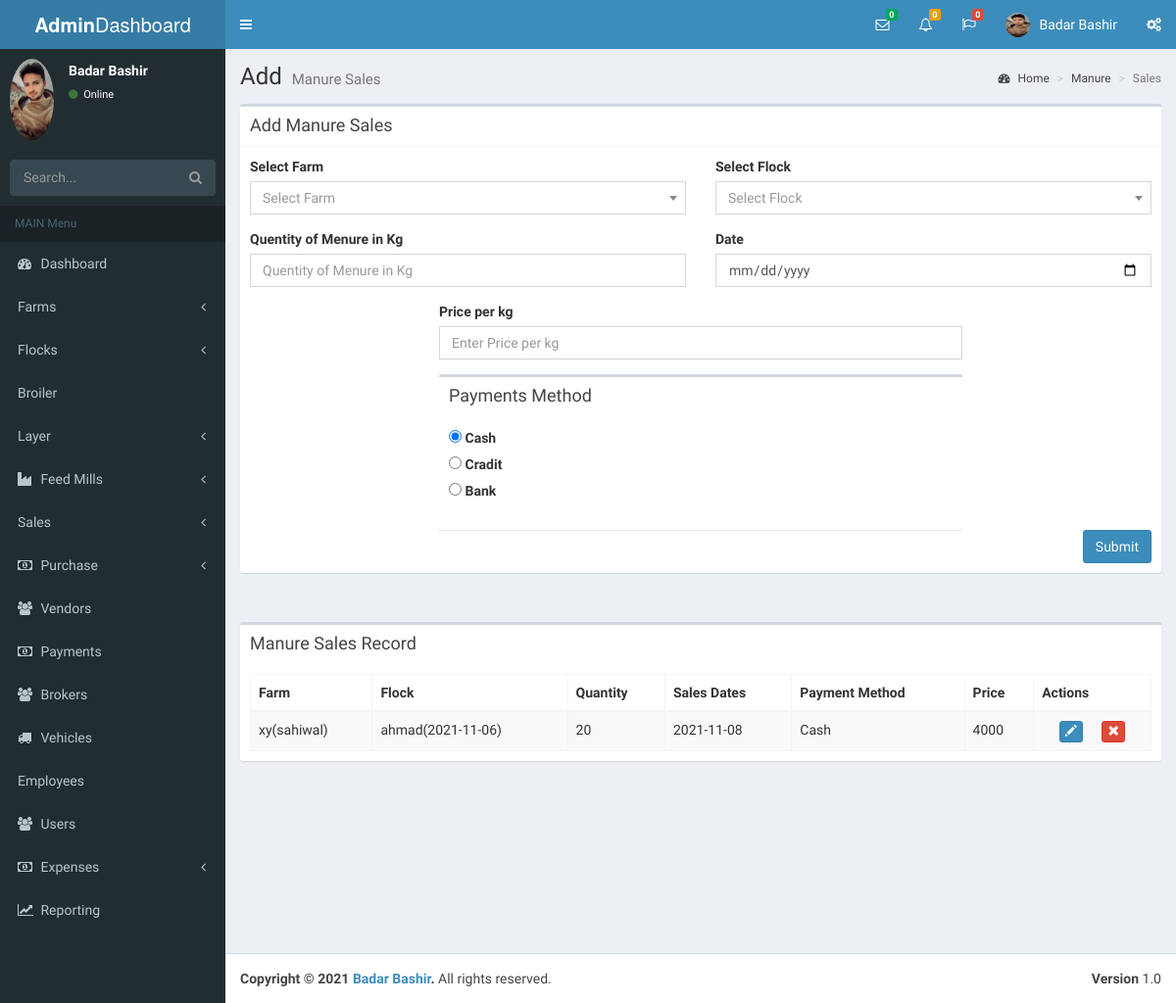
Page /manure.php (signed in) on the committed database.
### tables this page shows
CREATE TABLE `manure_sales` (
  `id` int(11) NOT NULL,
  `Farm_id` varchar(100) NOT NULL,
  `flock_id` varchar(100) NOT NULL,
  `qnty_of_manure` double NOT NULL,
  `price` int(11) NOT NULL,
  `m_date` date NOT NULL,
  `p_method` varchar(50) NOT NULL
);

### manure.php (the view, shortened to what this page needs)
<?php
 include("lib/DBConn.php");
?>
<!DOCTYPE html>
<html>
<head>
  <link rel='stylesheet' href='https://maxcdn.bootstrapcdn.com/bootstrap/3.3.6/css/bootstrap.min.css'>
<link rel='stylesheet' href='https://cdn.datatables.net/1.10.12/css/dataTables.bootstrap.min.css'>
<link rel='stylesheet' href='https://cdn.datatables.net/buttons/1.2.2/css/buttons.bootstrap.min.css'>
<link rel="stylesheet" href="plugins/datatables/style.css">
  <link rel="stylesheet" href="bootstrap/css/bootstrap.min.css">
  <link rel="stylesheet" href="https://cdnjs.cloudflare.com/ajax/libs/font-awesome/4.5.0/css/font-awesome.min.css">
  <link rel="stylesheet" href="https://cdnjs.cloudflare.com/ajax/libs/ionicons/2.0.1/css/ionicons.min.css">
  <link rel="stylesheet" href="plugins/daterangepicker/daterangepicker.css">
  <link rel="stylesheet" href="plugins/datepicker/datepicker3.css">
  <link rel="stylesheet" href="plugins/iCheck/all.css">
  <link rel="stylesheet" href="plugins/colorpicker/bootstrap-colorpicker.min.css">
  <link rel="stylesheet" href="plugins/timepicker/bootstrap-timepicker.min.css">
  <link rel="stylesheet" href="plugins/select2/select2.min.css">
  <link rel="stylesheet" href="dist/css/AdminLTE.min.css">
  <link rel="stylesheet" href="dist/css/skins/_all-skins.min.css">
</head>
<body class="hold-transition skin-blue sidebar-mini">
<div class="wrapper">
 <?php
include("includes/header.php");
 ?>
 <?php
include("includes/sidebar.php");
 ?>
  <div class="content-wrapper">
    <section class="content-header">
      <h1>
        Add
        <small>Manure Sales</small>
      </h1>
      <ol class="breadcrumb">
        <li><a href="#"><i class="fa fa-dashboard"></i> Home</a></li>
        <li><a href="#">Manure</a></li>
        <li class="active">Sales</li>
      </ol>
    </section>
    <section class="content">
      <div class="box box-default">
        <div class="box-header with-border">
          <h3 class="box-title">Add Manure Sales</h3>
        </div>
        <div class="box-body">
            <form action="#" method="post" name="form">
          <div class="row">
            <div class="col-md-6">
              <div class="form-group">
                <label>Select Farm</label>
              </div>
              <div class="form-group">
                <label>Quentity of Menure in Kg</label>
               <input type="text" name="qnty_of_menure" parsley-trigger="change" required
                placeholder="Quentity of Menure in Kg" class="form-control" id="qnty_of_menure">
              </div>
            </div>
             <div class="col-md-6">
              <div class="form-group">
                <label>Select Flock</label>
              </div>
              <div class="form-group">
                <label>Date</label>
                <input type="Date" name="e_Date" parsley-trigger="change" required
                 class="form-control" id="e_Date">
              </div>
            </div>
          </div>
           <div class="col-md-12">
              <div style="margin: auto;width: 60%;" >
          <div class="form-group">
                <label>Price per kg</label>
                <input type="Number" name="price" parsley-trigger="change" required
                placeholder="Enter Price per kg" class="form-control" id="price">
              </div>
            </div>
          </div>
          <div class="col-md-12">
              <div class="box" style="margin: auto;width: 60%;" >
            <div class="box-header">
              <h3 class="box-title">Payments Method</h3>
            </div>
            <div class="box-body">
            <div class="form-group">
               <input type="radio" id="cash" name="Status" value="Cash"checked >
                <label for="cash" >Cash</label><br>
                <input type="radio" id="Cradit" name="Status" value="Cradit"  >
                <label for="Cradit">Cradit</label><br>
                <input type="radio" id="Bank" name="Status" value="Bank"  >
                <label for="Bank">Bank</label><br>
              </div>
            </div>
          </div>
            </div>
           <button type="submit" name="BtnSubmit" class="btn btn-primary pull-right"  onclick="return onRegister();">Submit</button>
           </form>
        </div>
      </div>
    </section>
    <section class="content">
      <div class="row">
        <div class="col-xs-12">
          <div class="box">
            <div class="box-header">
              <h3 class="box-title">Manure Sales Record</h3>
            </div>
            <div class="box-body" style="overflow: scroll;">
              <table id="example"class="table table-striped table-bordered" cellspacing="0" width="100%">
                <thead>
                <tr>
                  <th>Farm</th>
                  <th>Flock</th>
                  <th>Quantity</th>
                  <th>Sales Dates</th>
                  <th>Payment Method</th>
                  <th>Price</th>
                  <th>Actions</th>
                </tr>
                </thead>
                <tbody>
                  <?php
                    $query = "SELECT * FROM manure_sales ";
                    $result = mysqli_query($conn,$query);
                      if ($result->num_rows > 0) {
                        while($row = mysqli_fetch_array($result))
                           {
                            ?>
                <tr>            <?php $p=$row['price']*$row['qnty_of_manure']; ?>
                                  <td><?php echo $row['Farm_id']; ?></td>
                                  <td><?php echo $row['flock_id']; ?></td>
                                  <td><?php echo $row['qnty_of_manure']; ?></td>
                                  <td><?php echo $row['m_date']; ?></td>
                                  <td><?php echo $row['p_method']; ?></td>
                                  <td><?php echo $p; ?></td>
                   <td>
                <button type="button" class="btn btn-primary btn-xs dt-edit" style="margin-right:16px;">
                    <span class="glyphicon glyphicon-pencil" aria-hidden="true"></span>
                </button>
                <button type="button" class="btn btn-danger btn-xs dt-delete">
                    <span class="glyphicon glyphicon-remove" aria-hidden="true"></span>
                </button>
            </td>
                </tr>
                <?php
                                                 }
                                                }
                                            else
                                              {
                                                echo "No Result Found";
                                              }
                                                    ?>
                </tbody>
              </table>
            </div>
          </div>
        </div>
      </div>
    </section>
</div>
 <?php
  include("includes/footer.php");
  ?>
</body>
</html>

### rows in the picture
manure_sales: Farm "xy(sahiwal)", flock "ahmad(2021-11-06)", qnty_of_manure "20", m_date "2021-11-08", p_method "Cash", p "4000"
